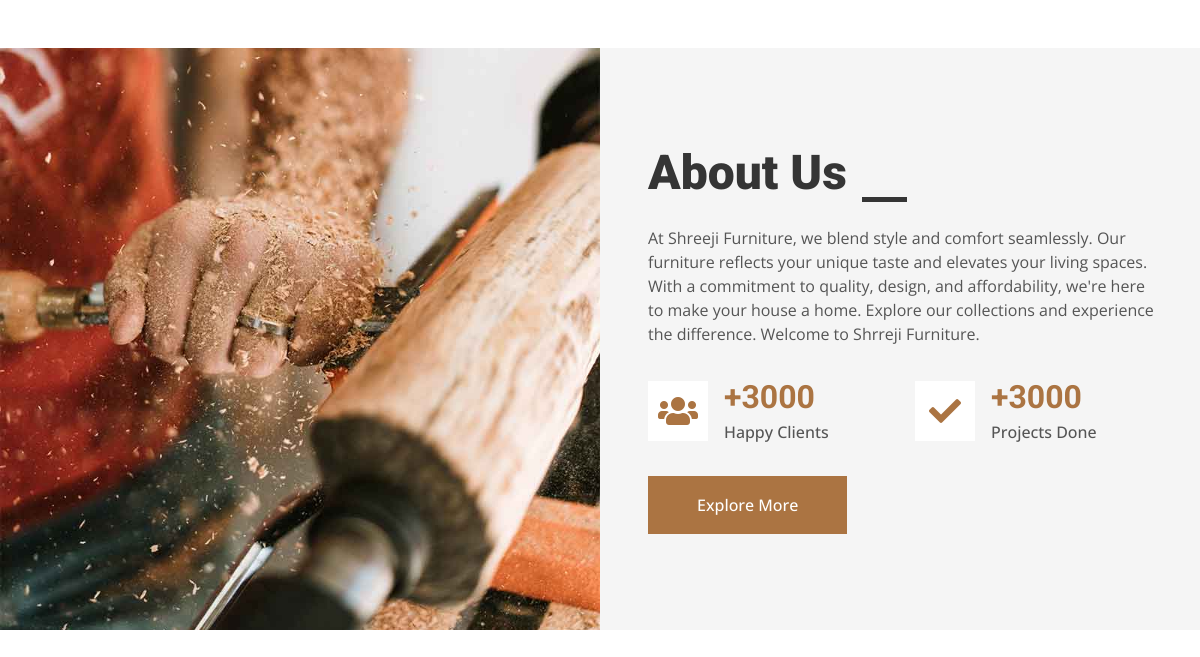
Page /about.php on the committed database.
### tables this page shows
CREATE TABLE `about` (
  `id` int(11) NOT NULL,
  `image` varchar(255) NOT NULL,
  `details` varchar(400) NOT NULL
);

### about.php (the view, shortened to what this page needs)
<?php
    include 'connect.php';
?>
<!DOCTYPE html>
<html lang="en">
<head>
    <link href="https://cdnjs.cloudflare.com/ajax/libs/font-awesome/5.10.0/css/all.min.css" rel="stylesheet">
    <link href="https://cdn.jsdelivr.net/npm/bootstrap-icons@1.4.1/font/bootstrap-icons.css" rel="stylesheet">
    <link href="lib/animate/animate.min.css" rel="stylesheet">
    <link href="lib/owlcarousel/assets/owl.carousel.min.css" rel="stylesheet">
    <link href="lib/lightbox/css/lightbox.min.css" rel="stylesheet">
    <link href="css/bootstrap.min.css" rel="stylesheet">
    <link href="css/style.css" rel="stylesheet">
</head>
<body>
   <div class="container-fluid bg-light overflow-hidden my-5 px-lg-0">
        <div class="container about px-lg-0">
            <div class="row g-0 mx-lg-0">
                <div class="col-lg-6 ps-lg-0" style="min-height: 400px;">
                    <div class="position-relative h-100">
                    <?php $s = mysqli_query($con,"select * from about where id=1");
                        while($row = mysqli_fetch_array($s))
                        {
                    ?>
                        <img class="position-absolute img-fluid w-100 h-100" src="admin/img/<?php echo $row['image']; ?>" style="object-fit: cover;" alt="">
                    </div>
                </div>
                <div class="col-lg-6 about-text py-5 wow fadeIn" data-wow-delay="0.5s">
                    <div class="p-lg-5 pe-lg-0">
                        <div class="section-title text-start">
                            <h1 class="display-5 mb-4">About Us</h1>
                        </div>
                        <p class="mb-4 pb-2"><?php echo $row['details'];?></p>
                        <?php } ?>
                        <div class="row g-4 mb-4 pb-2">
                            <div class="col-sm-6 wow fadeIn" data-wow-delay="0.1s">
                                <div class="d-flex align-items-center">
                                    <div class="d-flex flex-shrink-0 align-items-center justify-content-center bg-white" style="width: 60px; height: 60px;">
                                        <i class="fa fa-users fa-2x text-primary"></i>
                                    </div>
                                    <div class="ms-3">
                                        <h2 class="text-primary mb-1" data-toggle="counter-up">+3000</h2>
                                        <p class="fw-medium mb-0">Happy Clients</p>
                                    </div>
                                </div>
                            </div>
                            <div class="col-sm-6 wow fadeIn" data-wow-delay="0.3s">
                                <div class="d-flex align-items-center">
                                    <div class="d-flex flex-shrink-0 align-items-center justify-content-center bg-white" style="width: 60px; height: 60px;">
                                        <i class="fa fa-check fa-2x text-primary"></i>
                                    </div>
                                    <div class="ms-3">
                                        <h2 class="text-primary mb-1" data-toggle="counter-up">+3000</h2>
                                        <p class="fw-medium mb-0">Projects Done</p>
                                    </div>
                                </div>
                            </div>
                        </div>
                        <a href="" class="btn btn-primary py-3 px-5">Explore More</a>
                    </div>
                </div>
            </div>
        </div>
    </div>
</body>
</html>

### css/style.css (style rules this page uses)
:root { --primary: #AB7442; --light: #F5F5F5; --dark: #353535; }
.fw-medium { font-weight: 500 !important; }
.btn { font-weight: 500; transition: .5s; }
.btn.btn-primary, .btn.btn-secondary { color: #FFFFFF; }
.section-title h1 { position: relative; display: inline-block; padding: 0 60px; }
.section-title.text-start h1 { padding-left: 0; }
.section-title h1::before, .section-title h1::after { position: absolute; content: ""; width: 45px; height: 5px; bottom: 0; background: var(--dark); }
.section-title h1::before { left: 0; }
.section-title h1::after { right: 0; }
.section-title.text-start h1::before { display: none; }
@media (min-width: 992px) { .container.about { max-width: 100% !important; } }
@media (min-width: 992px) { .about-text { padding-right: calc(((100% - 960px) / 2) + .75rem); } }
@media (min-width: 1200px) { .about-text { padding-right: calc(((100% - 1140px) / 2) + .75rem); } }

### rows in the picture
about: image (picture), details "At Shreeji Furniture, we blend style and comfort seamlessly. Our furniture reflects your unique taste and elevates your living spaces. With a commitment to quality, design, and affordability, we're here to make your house a home. Explore our collections and experience the difference. Welcome to Shrreji Furniture."
